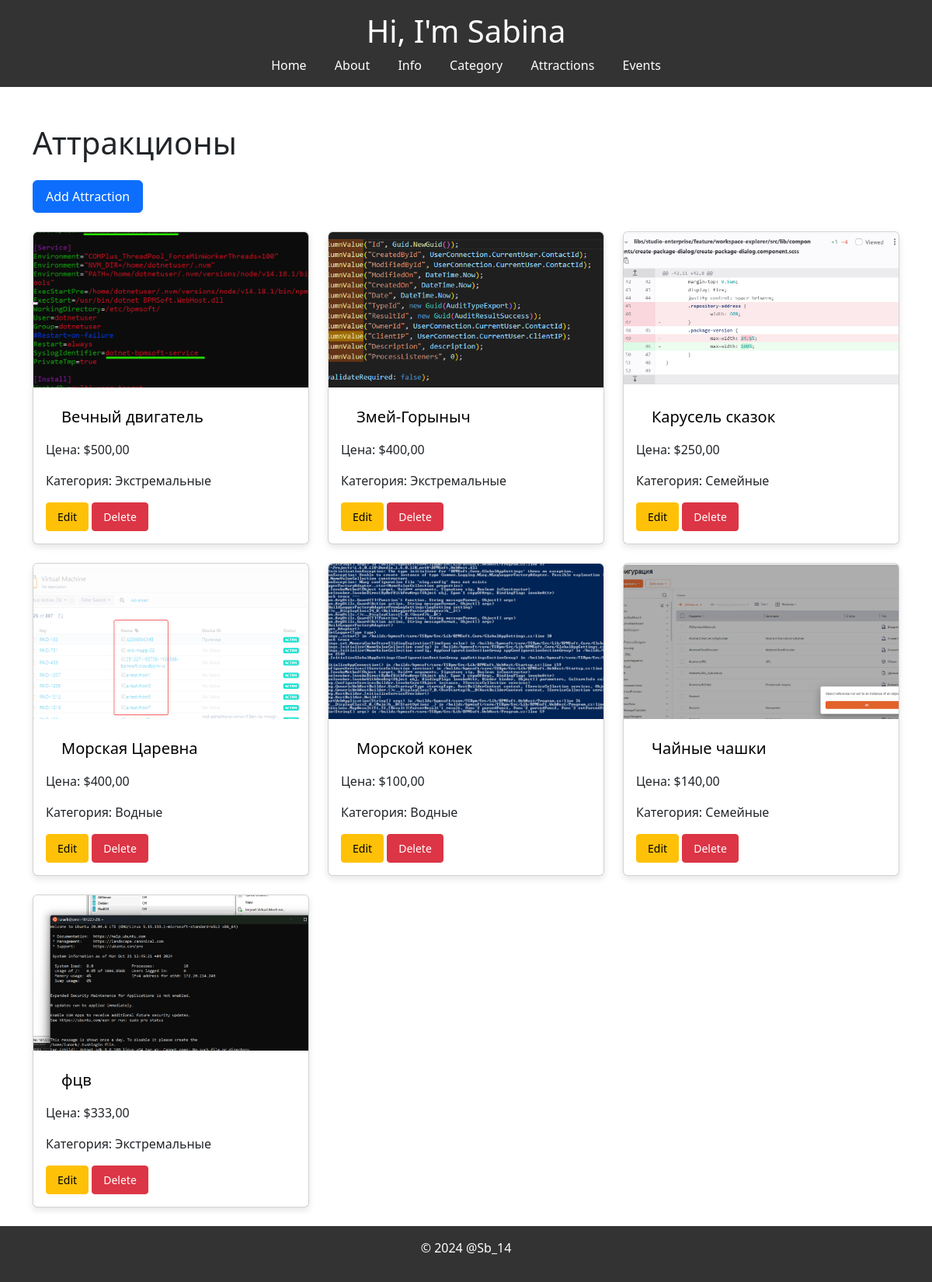
The page /attractions/ on the database its author committed.
### myapp/models.py (models this page shows, shortened)
class Attraction(models.Model):
    name = models.CharField(max_length=100, verbose_name='Название')
    description = models.TextField(verbose_name='Описание')
    price = models.DecimalField(max_digits=10, decimal_places=2, verbose_name='Цена')
    category = models.ForeignKey(Category, on_delete=models.CASCADE, verbose_name='Категория')
    created_at = models.DateTimeField(auto_now_add=True, verbose_name='Дата создания')
    photo = models.ImageField(upload_to='attractions/', null=True, blank=True, verbose_name='Фото')
    class Meta:
        verbose_name = 'Аттракцион'
        verbose_name_plural = 'Аттракционы'

class Category(models.Model):
    name = models.CharField(max_length=100, verbose_name='Название')
    description = models.TextField(verbose_name='Описание')
    class Meta:
        verbose_name = 'Категория'
        verbose_name_plural = 'Категории'

### myapp/views.py (the view)
# urls.py: path('attractions/', views.attraction_list, name='attraction_list'),
def attraction_list(request):
    sort_by = request.GET.get('sort_by', 'name')
    if sort_by not in ['name', 'description', 'price', 'category']:
        sort_by = 'name'
    attractions = Attraction.objects.all().order_by(sort_by)
    form = AttractionForm()
    return render(request, 'myapp/attraction_list.html', {'attractions': attractions, 'form': form, 'sort_by': sort_by})

### myapp/templates/myapp/attraction_list.html (shortened to what this page needs)
{% extends 'myapp/layout.html' %}
{% load static %}
{% block body %}
{% include 'myapp/header.html' %}
<div class="container mt-5">
    <h1 class="mb-4">Аттракционы</h1>
    <a href="{% url 'add_attraction' %}" class="btn btn-primary mb-4">Add Attraction</a>
    <div class="row">
        {% for attraction in attractions %}
        <div class="col-md-4 mb-4">
            <div class="card">
                {% if attraction.photo %}
                <img src="{{ attraction.photo.url }}" class="card-img-top" alt="{{ attraction.name }}">
                {% endif %}
                <div class="card-body">
                    <h5 class="card-title"><a href="{% url 'attraction_detail' attraction.pk %}" class="text-black">{{ attraction.name }}</a></h5>
                    <p class="card-text">Цена: ${{ attraction.price }}</p>
                    <p class="card-text">Категория: {{ attraction.category.name }}</p>
                    <a href="{% url 'edit_attraction' attraction.pk %}" class="btn btn-warning btn-sm mr-2">Edit</a>
                    <a href="{% url 'delete_attraction' attraction.pk %}" class="btn btn-danger btn-sm">Delete</a>
                </div>
            </div>
        </div>
        {% endfor %}
    </div>
</div>
{% endblock %}

### myapp/static/myapp/css/styles.css (style rules this page uses)
html, body { height: 100%; margin: 0; padding: 0; font-family: Arial, sans-serif; background-color: #f4f4f4; }
body { display: flex; flex-direction: column; min-height: 100vh; }
.container { flex-direction: column; margin-top: 20px; }
.card { display: flex; flex-direction: column; height: 300px; box-shadow: 0px 4px 8px rgba(0, 0, 0, 0.1); border-radius: 8px; overflow: hidden; text-align: left; }
.card img { height: 200px; object-fit: cover; width: 100%; }
.card-body { padding: 10px; text-align: left; }
.container a { display: inline-block; width: auto; padding: 0.5em 1em; text-align: center; white-space: nowrap; }
.text-black { color: black; text-decoration: none; }

### rows shown on the page
Attraction: photo (picture), name "Вечный двигатель", price "500,00", category.name "Экстремальные"
Attraction: photo (picture), name "Змей-Горыныч", price "400,00", category.name "Экстремальные"
Attraction: photo (picture), name "Карусель сказок", price "250,00", category.name "Семейные"
Attraction: photo (picture), name "Морская Царевна", price "400,00", category.name "Водные"
Attraction: photo (picture), name "Морской конек", price "100,00", category.name "Водные"
Attraction: photo (picture), name "Чайные чашки", price "140,00", category.name "Семейные"
Attraction: photo (picture), name "фцв", price "333,00", category.name "Экстремальные"
